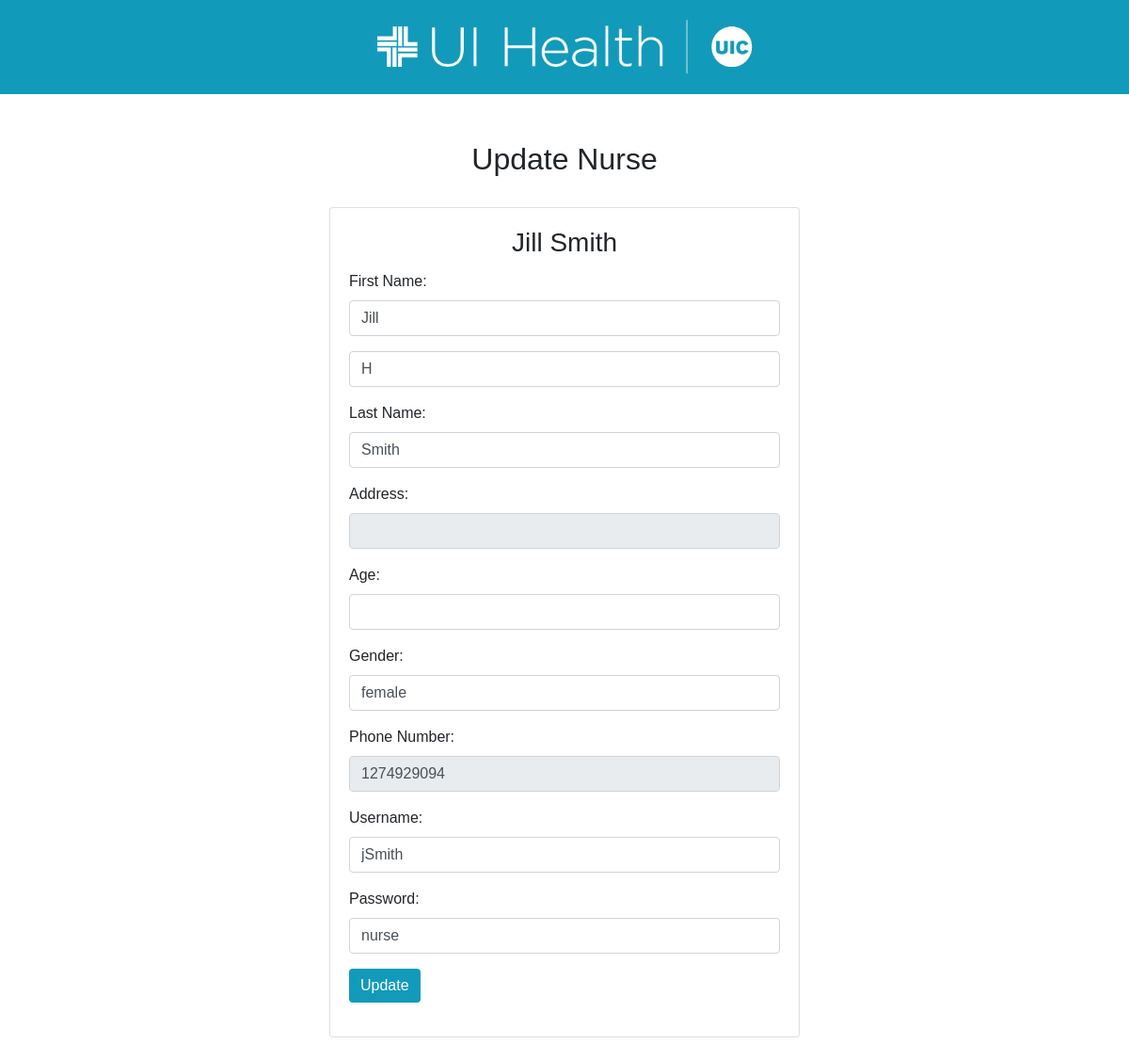
Page /updateNurse.php?id=1 on the committed database.
### tables this page shows
CREATE TABLE `nurse` (
  `id` int(11) NOT NULL,
  `FName` varchar(30) NOT NULL,
  `LName` varchar(30) NOT NULL,
  `MI` varchar(1) NOT NULL,
  `address` varchar(100) NOT NULL,
  `age` int(3) NOT NULL,
  `gender` varchar(30) NOT NULL,
  `phoneNum` bigint(11) NOT NULL,
  `username` varchar(30) NOT NULL,
  `password` varchar(30) NOT NULL
);

### updateNurse.php (the view, shortened to what this page needs)
<html>
    <head>
        <link rel="stylesheet" href="https://cdn.jsdelivr.net/npm/bootstrap@4.6.0/dist/css/bootstrap.min.css">
    </head>
    <body>
        <div id="header" class="nav">
            <img class="mx-auto" src="logo.png" alt="">
        </div>
        <center><h2>Update Nurse</h2></center>
        <?php
        $dbhost = "localhost";$dbuser = "root";$dbpwd = "root";$dbname = "Project";
        $conn = new mysqli($dbhost,$dbuser,$dbpwd,$dbname);
        $id = $_GET['id'];
        $myQ = "select * from nurse where id = '$id'";
        $results = $conn->query($myQ);
        $row = $results->fetch_object();
        print("
        <br>
                <div class = 'card' style='width:500px; margin: auto'>
                    <div class='card-body'>
                    <center><h3 class='card-title'>$row->FName $row->LName</h3></center>
                    <form action='updateNurse.php' method='POST'>
                            <input type='hidden' id='id' name='id' value='$row->id' />
                            <div class='mb-3'>
                                <label for='FName' class='form-label'>First Name:</label>
                                <input type='FName' name='FName' value = '$row->FName' class='form-control' id='FName'>
                            </div>
                            <div class='mb-3'>
                                <input type='MI' name='MI' value = '$row->MI' class='form-control' id='MI'>
                            </div>
                            <div class='mb-3'>
                                <label for='LName' class='form-label'>Last Name:</label>
                                <input type='LName' name='LName' value = '$row->LName' class='form-control' id='LName'>
                            </div>
                            <div class='mb-3'>
                                <label for='Address' class='form-label'>Address:</label>
                                <input type='Address' name='Address'  value = '$row->Address' class='form-control' id='Address' disabled>
                            </div>
                            <div class='mb-3'>
                                <label for='Age' class='form-label'>Age:</label>
                                <input type='Age' name='Age' value = '$row->Age' class='form-control' id='Age'>
                            </div>
                            <div class='mb-3'>
                                <label for='Gender' class='form-label'>Gender:</label>
                                <input type='Gender' name='Gender' value = '$row->gender' class='form-control' id='Gender'>
                            </div>
                            <div class='mb-3'>
                                <label for='phoneNum' class='form-label'>Phone Number:</label>
                                <input type='phoneNum' name='phoneNum' value = '$row->phoneNum' class='form-control' id='phoneNum' disabled>
                            </div>
                            <div class='mb-3'>
                                <label for='Username' class='form-label'>Username:</label>
                                <input type='Username' name='Username' value = '$row->username' class='form-control' id='Username'>
                            </div>
                            <div class='mb-3'>
                                <label for='Password' class='form-label'>Password:</label>
                                <input type='text' name='Password'  value = '$row->password' class='form-control' id='Password'>
                            </div>
                            <input type='submit' value='Update' class='btn btn-primary'>
                    </form>
                    </div>
                </div>
                <br>
        ");
        ?>
        </body>
</html>

### rows in the picture
nurse: FName "Jill", LName "Smith", MI "H", Gender "female", phoneNum "1274929094", Username "jSmith", Password "nurse"
